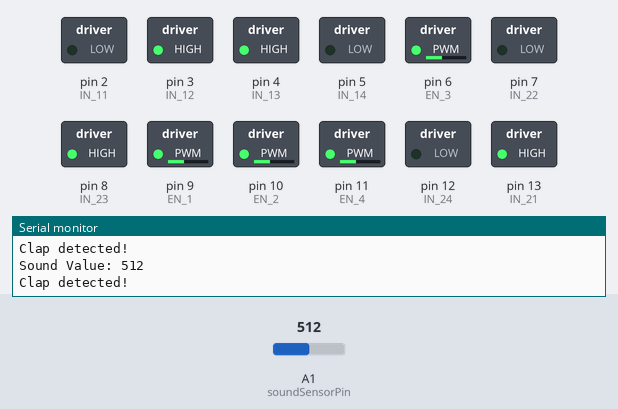
Simulated run of this sketch. Board: Arduino Uno, built with avr-gcc and run on an emulated ATmega328P. Shown: switched loads named in the sketch (green lamp = pin HIGH), the last lines printed to the serial monitor. Inputs (shaded band) come from the test bench; at power-on: A1 (soundSensorPin) = 512.

Above: at 4.9 s.
5.0 s: A1 (soundSensorPin) set to 13
10.1 s: A1 (soundSensorPin) set to 10
At 12.7 s:
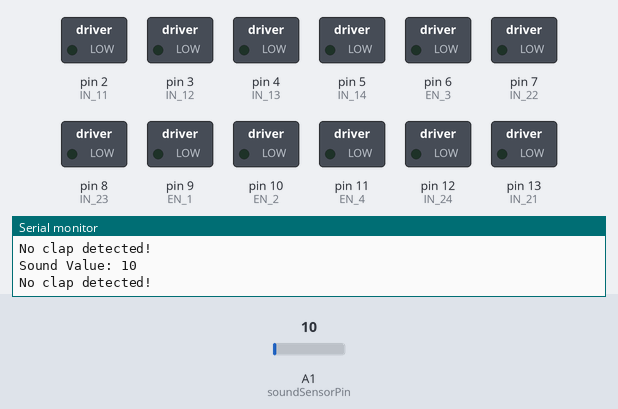
15.2 s: A1 (soundSensorPin) set to 122
At 16.7 s:
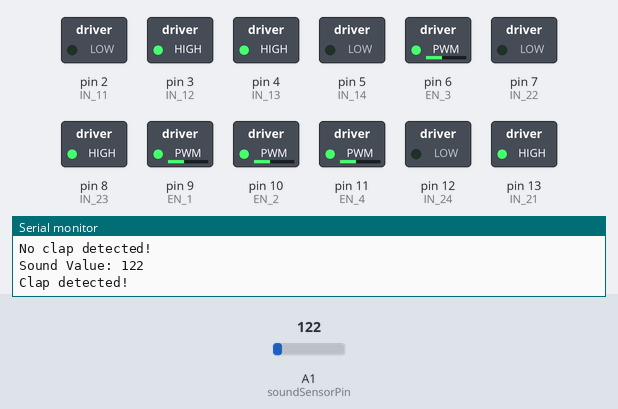
20.3 s: A1 (soundSensorPin) set to 0
At 24.2 s:
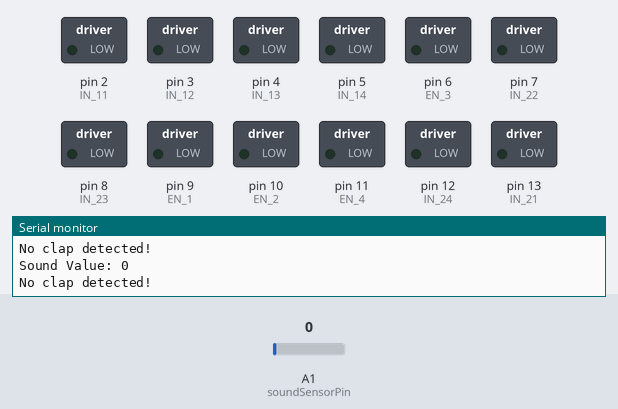
Timing chart, 0 to 25.7 s (numbered marks = the images above; inputs shaded):
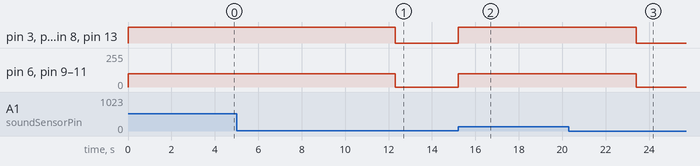

Measured:
- the behaviour switches between 12 and 11 on A1 (soundSensorPin) (found by bisection; images 0 and 1)
- after the input at 10.1 s, pin 3 (IN_12), pin 4 (IN_13), pin 8 (IN_23), pin 13 (IN_21): HIGH → LOW after 2.2 s; pin 6 (EN_3), pin 9 (EN_1), pin 10 (EN_2), pin 11 (EN_4): 100/255 → 0/255 after 2.2 s
- after the input at 15.2 s, pin 3 (IN_12), pin 4 (IN_13), pin 8 (IN_23), pin 13 (IN_21): LOW → HIGH at once; pin 6 (EN_3), pin 9 (EN_1), pin 10 (EN_2), pin 11 (EN_4): 0/255 → 100/255 at once
- after the input at 20.3 s, pin 3 (IN_12), pin 4 (IN_13), pin 8 (IN_23), pin 13 (IN_21): HIGH → LOW after 3.1 s; pin 6 (EN_3), pin 9 (EN_1), pin 10 (EN_2), pin 11 (EN_4): 100/255 → 0/255 after 3.1 s

The sketch:

che_b2_14.ino
```cpp
// Define the motor control pins based on your setup
#define IN_11 2  // L298N #1, IN4 for IN4 for Back Left motor
#define IN_12 3  // L298N #1, IN3 for IN3 for Back Left motor
#define IN_13 4  // L298N #1, IN2 for Back Right motor
#define IN_14 5  // L298N #1, IN1 for Back Right motor
#define EN_1 9   // Enable pin for L298N #1 (Back motors)
#define EN_2 10  // Enable pin for L298N #1 (Back motors)

#define IN_21 13  // L298N #2, IN4 for Front Right motor
#define IN_22 7   // L298N #2, IN3 for Front Right motor
#define IN_23 8   // L298N #2, IN2 for Front Left motor
#define IN_24 12  // L298N #2, IN1 for Front Left motor
#define EN_3 6    // Enable pin for L298N #2 (Front motors)
#define EN_4 11   // Enable pin for L298N #2 (Front motors)


// Define sound sensor pin
const int soundSensorPin = A1;
const int threshold = 11;

// Variable to keep track of the state
bool isMoving = false;

void setup() {
  Serial.begin(9600);  // Start serial communication

  // Initialize motor pins as output
  pinMode(IN_11, OUTPUT);
  pinMode(IN_12, OUTPUT);
  pinMode(IN_13, OUTPUT);
  pinMode(IN_14, OUTPUT);
  pinMode(EN_1, OUTPUT);
  pinMode(EN_2, OUTPUT);
  pinMode(IN_21, OUTPUT);
  pinMode(IN_22, OUTPUT);
  pinMode(IN_23, OUTPUT);
  pinMode(IN_24, OUTPUT);
  pinMode(EN_3, OUTPUT);
  pinMode(EN_4, OUTPUT);
  // Start with motors stopped
  stopMotors();
}

void loop() {
  int soundValue = analogRead(soundSensorPin);  // Read the sound sensor value

  // Print the sound value to the serial monitor
  Serial.print("Sound Value: ");
  Serial.println(soundValue);

  // Check if the sound value exceeds the threshold
  if (soundValue > threshold) {
    Serial.println("Clap detected!");  // Print clap detection message
    moveForward();                     // Move forward if the robot is not moving
    isMoving = true;
    delay(4000);  // Wait for a short time to avoid multiple detections
  } else {
    Serial.println("No clap detected!");
    stopMotors();      // Stop the motors if they are currently moving
    isMoving = false;  // Turn off the LED
  }
  delay(100);  // Small delay to avoid rapid polling
}

void moveForward() {
  digitalWrite(IN_11, LOW);
  digitalWrite(IN_12, HIGH);
  digitalWrite(IN_13, HIGH);
  digitalWrite(IN_14, LOW);
  digitalWrite(IN_24, LOW);
  digitalWrite(IN_23, HIGH);
  digitalWrite(IN_22, LOW);
  digitalWrite(IN_21, HIGH);
  analogWrite(EN_1, 100);
  analogWrite(EN_2, 100);
  analogWrite(EN_3, 100);
  analogWrite(EN_4, 100);
}

void stopMotors() {
  digitalWrite(IN_11, LOW);
  digitalWrite(IN_12, LOW);
  digitalWrite(IN_13, LOW);
  digitalWrite(IN_14, LOW);
  digitalWrite(IN_24, LOW);
  digitalWrite(IN_23, LOW);
  digitalWrite(IN_22, LOW);
  digitalWrite(IN_21, LOW);
  analogWrite(EN_1, 0);
  analogWrite(EN_2, 0);
  analogWrite(EN_3, 0);
  analogWrite(EN_4, 0);
}
```
